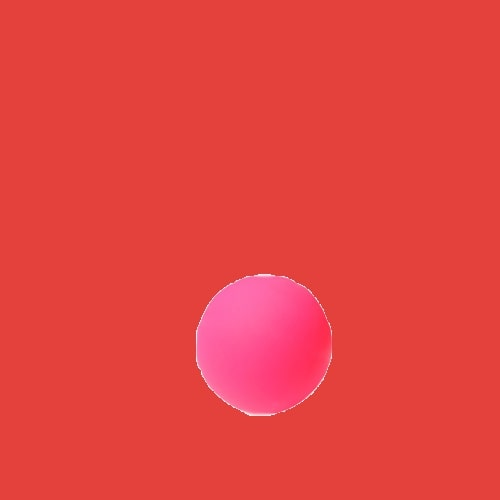
#> input picture images/task1/1.jpg, 500 x 500 px, found by its file name; its folder holds only this picture in this run
$ python detect_all.py
#> lines starting #> are read from the running program, lines starting #| are printed output that depends on the picture; after the words box and inside, x2 and y2 are one past the last pixel; in counts of white or black regions, pixels touching at a corner belong together; long printed decimals are rounded
#> further down, readimg is the input picture: shape (500, 500, 3); mean B, G, R 64.9, 66.2, 229.5

# -*- coding: utf-8 -*-

'''
日期:20240606
修改人员:流明Lumen
内容:初赛所有题目合并版-初版
待升级点:程序鲁棒性,尤其是HSV色彩范围的鲁棒性。
       其他鲁棒性已经在函数上方标出。
待优化点:添加关卡筛选器,即若将图片全存储在同一个文件夹里,如何通过筛选使用函数识别并返回值
'''

import cv2
import numpy as np
import os
import math

class Detect:

    def __init__(self, readimg):
        self.readimg = readimg

    # 用于解决task1的球检测(有待升级,也许可以同最后一问的程序进行合并,或者更换检测方法)
    def ball_task1(self, readimg):
        # 进行高斯模糊处理
        gauss_blur = cv2.GaussianBlur(readimg, (5,5), 0)

        # 进行膨胀运算
        dilate = cv2.dilate(gauss_blur, (3,3), 1)

        # Canny边缘检测
        canny = cv2.Canny(dilate, 40, 80)
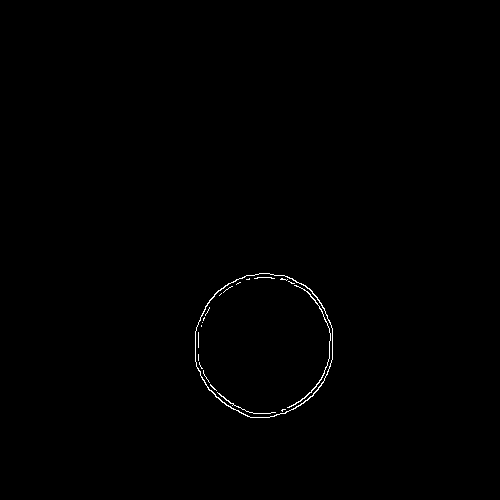
#> canny: shape (500, 500); 0.37% white in thin lines or dots, all inside (x1, y1, x2, y2) = (195, 273, 333, 418)

        # 霍夫圆检测
        circles = cv2.HoughCircles(canny, cv2.HOUGH_GRADIENT, 1, 30, param1=80, param2=30, minRadius=50, maxRadius=200)
#> circles = [[263.5, 344.5, 69.8]]

        # 返回值
        if circles is None:
            return 0, 0, 0
        else:
            return circles[0, 0, 2], circles[0, 0, 0], circles[0, 0, 1]

    # 用于解决task2的桥检测(升级点在于检测的速度和鲁棒性，精确度没有问题)
    def bridge(self, readimg):

        bridge = list()

        # 设置HSV阈值
        # 注意:这里的HSV阈值应设定较大范围，以提高鲁棒性
        greenLower = (65, 19, 74)
        greenUpper = (117, 255, 135)

        # 利用高斯滤波的线性，这几个部分前后顺序可以调换
        blurImg = cv2.GaussianBlur(readimg, (11,11), 0)

        # 转换为hsv色彩空间
        hsvImg = cv2.cvtColor(blurImg, cv2.COLOR_BGR2HSV)

        # 获取二值图
        binaryimg = cv2.inRange(hsvImg, greenLower, greenUpper)

        # 去除一些杂乱区域（地板的花边）
        kernel = np.ones((5, 5), np.uint8)
        binaryimg = cv2.erode(binaryimg, kernel)
        binaryimg = cv2.dilate(binaryimg, kernel, iterations=1)

        # 获得图像边缘坐标
        edge = cv2.Canny(binaryimg, 40, 80)

        # 这里contours是一个二维数组，需要进行转化输入boundingRect
        contours , hierarchy = cv2.findContours(edge, cv2.RETR_TREE, cv2.CHAIN_APPROX_SIMPLE)

        # 通过判断矩形的大小，去除雪花噪点
        x,y,w,h = 0,0,0,0
        for i in range(len(contours)):
            x,y,w,h = cv2.boundingRect(contours[i])
            if w*h < 1000:
                cv2.drawContours(edge, [contours[i]], -1, (0,0,0), thickness=1)

        # 取新的边缘进行计算，将过去的边缘去除
        contours , hierarchy = cv2.findContours(edge, cv2.RETR_LIST, cv2.CHAIN_APPROX_SIMPLE)

        # 这里没取反，首先反着取，之后调整
        # 命名的逻辑是 max_x max_y代表最右侧的点(因为手头图片都是最大值在右侧) min_x min_y对应左边的点，因为x最小值对应桥头最左边的点
        max_x = x
        max_y = y
        min_x = x + w
        min_y = y + h

        # contours存储方式：四维list 第一个值是轮廓的数，也就是第几个轮廓 第二个值是第几个点 第三个和第四个值分别是x和y
        for i in range(len(contours)):
            for j in range(len(contours[i])):
                # max对应最右边的点 min对应最左边的点
                max = np.max(contours[i][j], axis=0)
                min = np.min(contours[i][j], axis=0)
                if max[1] + max[0] >= max_y + max_x:
                    max_x = max[0]
                    max_y = max[1]

                if min[1] - min[0] >= min_y - min_x:
                    min_x = min[0]
                    min_y = min[1]  # 这一步没错！这是要取那一个contour组里面y的对应的值

        # 计算两点距离
        distance = math.sqrt(pow((max_x-min_x), 2)
                             + pow((max_y-min_y), 2))

        bridge = [min_x , min_y, max_x, max_y, distance]

        return bridge

    # 用于解决task3的坑检测(升级点在于检测的速度和鲁棒性，尤其是坑的大小和角度发生变化后的鲁棒性)
    # [210 lines left out: functions pit, door, ball_task5, not called in this run]


if __name__ == '__main__':

    path = "images/"

    dirs = os.listdir(path)

    for file in dirs:

        ans = []

        # 对于task1进行检测并输出答案
        if file == "task1":

            images = os.listdir(path+file+'/')

            for img in images:

                if img.endswith(".jpg"):
                    readimg = cv2.imread(path+file+'/'+img)

                    detect = Detect(readimg)

                    ans = detect.ball_task1(readimg)
#> ans = (69.8, 263.5, 344.5)

                    print(ans)
#| (69.8, 263.5, 344.5)

        if file == "task2":

            images = os.listdir(path+file+'/')

            for img in images:

                if img.endswith(".jpg"):
                    readimg = cv2.imread(path+file+'/'+img)

                    detect = Detect(readimg)

                    ans = detect.bridge(readimg)

                    print(ans)

        if file == "task3":

            images = os.listdir(path+file+'/')

            for img in images:

                if img.endswith(".jpg"):
                    readimg = cv2.imread(path+file+'/'+img)

                    detect = Detect(readimg)

                    ans = detect.pit(readimg)

                    print(ans)

        if file == "task4":

            images = os.listdir(path+file+'/')

            for img in images:

                if img.endswith(".jpg"):
                    readimg = cv2.imread(path+file+'/'+img)

                    detect = Detect(readimg)

                    ans = detect.door(readimg)

                    print(ans)

        if file == "task5":

            images = os.listdir(path+file+'/')

            for img in images:

                if img.endswith(".jpg"):
                    readimg = cv2.imread(path+file+'/'+img)

                    detect = Detect(readimg)

                    ans = detect.ball_task5(readimg, 0, 100)

                    print(ans)
#> pass 2 of the loop `for file in dirs:`:
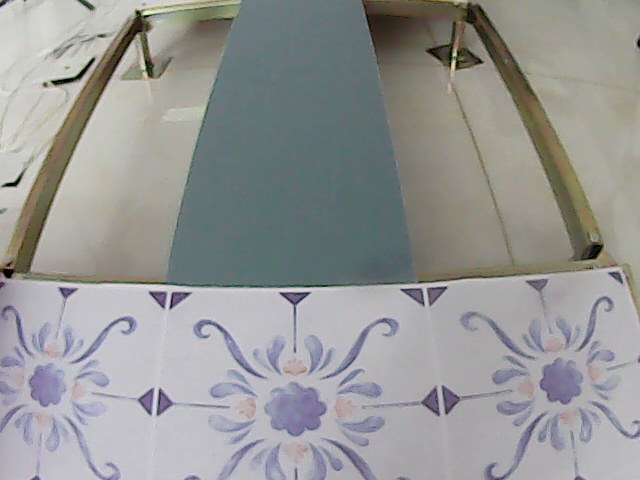
#> input picture images/task2/1.jpg, 640 x 480 px, found by its file name
#> readimg is the input picture: shape (480, 640, 3); mean B, G, R 149.2, 150.3, 149.6
#> hsvImg: shape (480, 640, 3); mean H, S, V 78, 26.9, 156.3
#> in bridge, `binaryimg = cv2.inRange(hsvImg, greenLower, greenUpper)`:
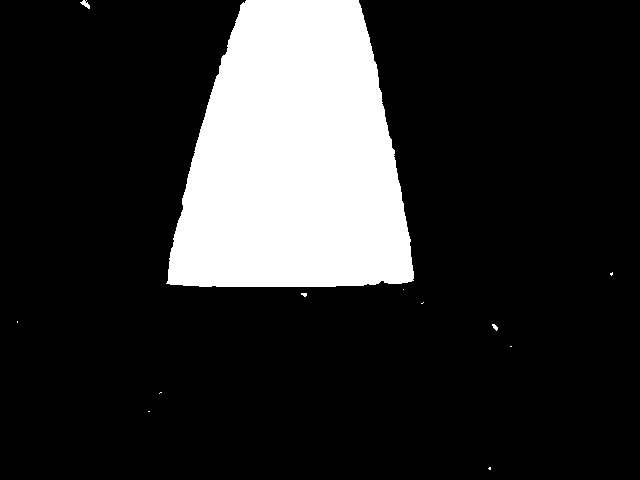
#> binaryimg: shape (480, 640); 17.8% white; 12 white regions (9 under 20 px), largest, box (x1, y1, x2, y2) and area: (166, 0, 414, 287) 54629, (80, 0, 90, 9) 44, (492, 324, 498, 331) 24
#> in bridge, `edge = cv2.Canny(binaryimg, 40, 80)`:
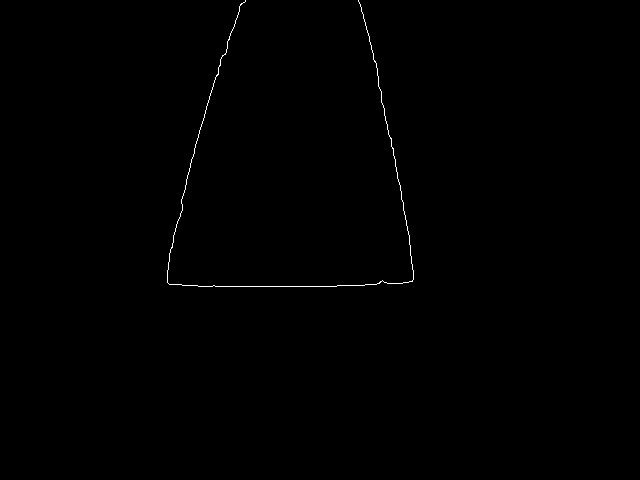
#> edge: shape (480, 640); 0.27% white in thin lines or dots, all inside (x1, y1, x2, y2) = (167, 0, 414, 287)
#> contours = 1 contour, all with area under 20
#> the loop in bridge, `for i in range(len(contours)):` made 1 pass
#> (x, y, w, h) on pass 1: (167, 0, 247, 287)
#> in bridge, `max_x = x`: max_x = 167
#> in bridge, `max_y = y`: max_y = 0
#> in bridge, `min_x = x + w`: min_x = 414
#> in bridge, `min_y = y + h`: min_y = 287
#> the loop in bridge, `for i in range(len(contours)):` made 1 pass
#> after the loop in bridge, `for i in range(len(contours)):`: max_x = 412; max_y = 281; min_x = 167; min_y = 282
#> distance = 245
#> bridge = [167, 282, 412, 281, 245]
#| [167, 282, 412, 281, 245.002]
